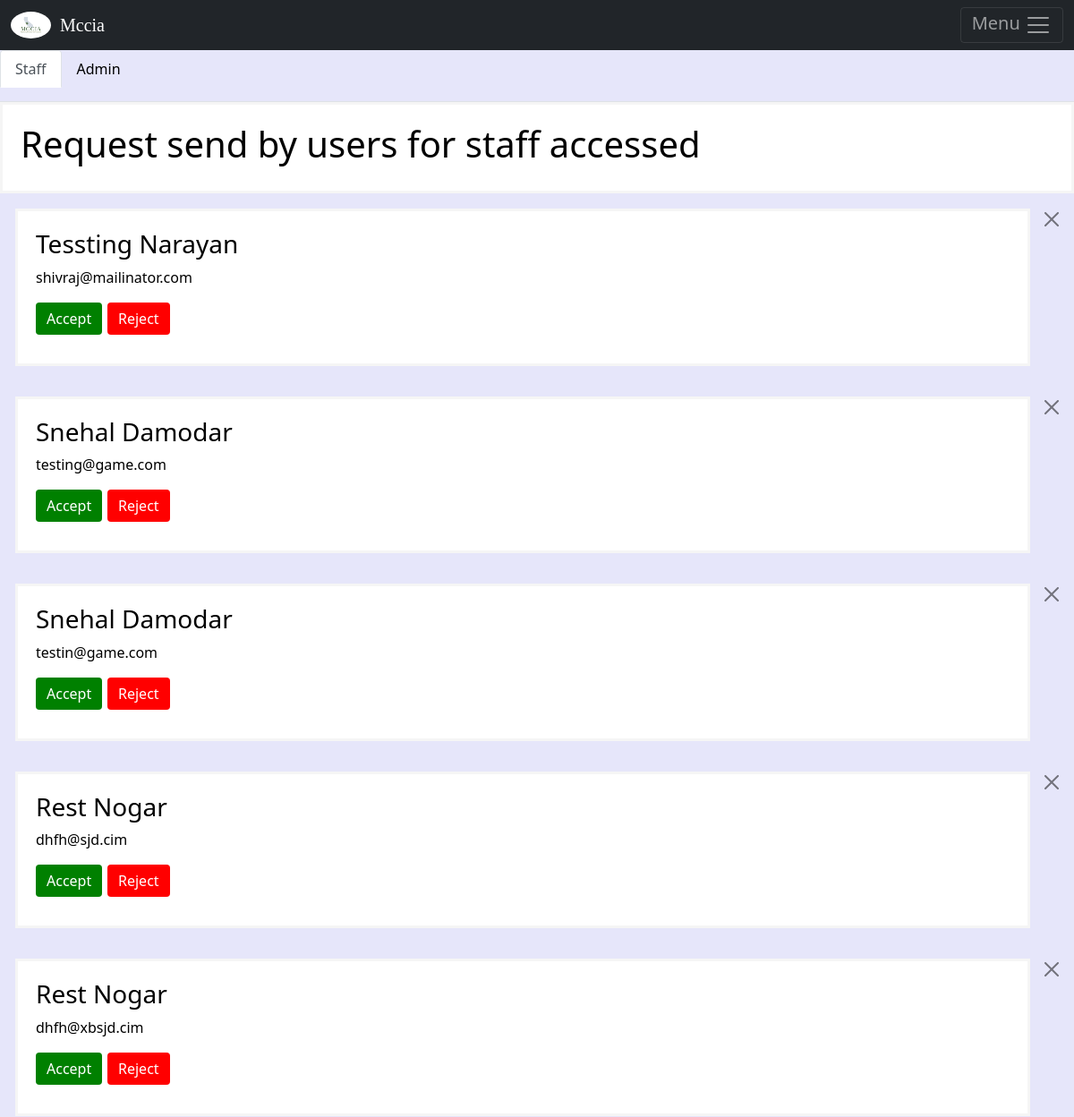
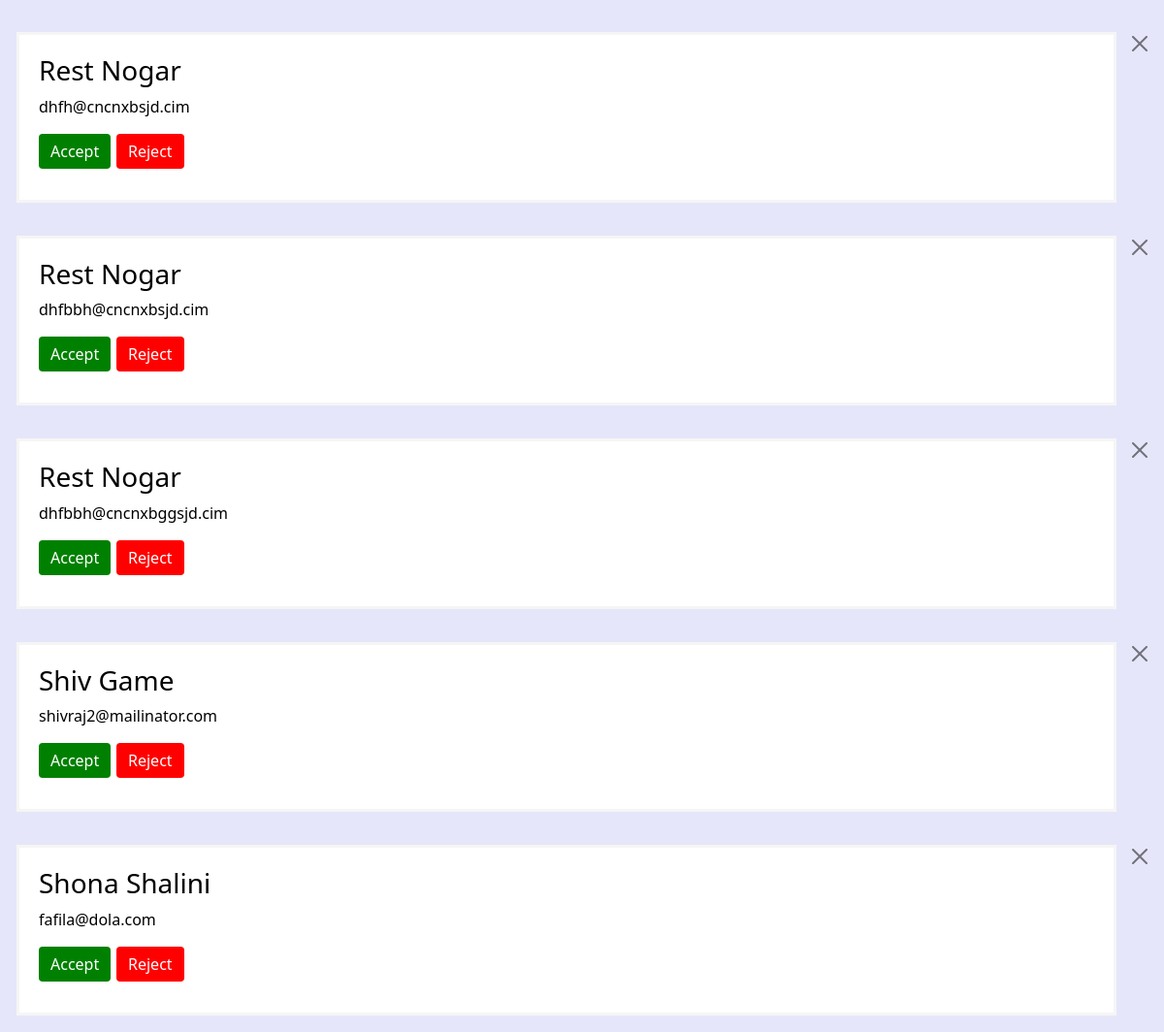
The page /request on the database its author committed (2 pictures, top to bottom).
### mapeventApp/models.py (models this page shows, shortened)
class Staff(models.Model):
	first_name = models.CharField(max_length=122)
	last_name = models.CharField(max_length=122)
	username= models.CharField(max_length=122)
	email= models.CharField(max_length=122)

### mapeventApp/events_form/staffrequest.py (the view, shortened to what this page needs)
# urls.py: path('request',staffrequest.request, name='request'),
def request(request):
	user = Staff.objects.all()
	return render(request,'request.html',{'users':user})

### templates/request.html (shortened to what this page needs)
{% extends 'base.html' %}
{% block content %}
                <ul class="nav nav-tabs">
                <p class="nav-item">
                <a class="nav-link active" aria-current="page" href="#">Staff</a>
                </p>
                <p class="nav-item">
                <a class="nav-link" href="admin_request">Admin</a>
                </p>
                </ul>
                <div class="msg8">
                <h1> Request send by users for staff accessed </h1></div>
                {% if users   %}
                  {% for user1 in users %}
                  <div class="alert alert-dismissible fade show my-0" role="alert">
                <div class="msg8">
                  <h3> {{user1.first_name.title}} {{user1.last_name.title}} </h3>
                      <p> {{user1.email}} </p>
                      <form method="post">
                      <button type="submit" class="btn btn-primary" name="user" style="decoration:none;border:none;background-color:Green;display:inline-block;position: absolute;"> Accept  </button> </form>
                       <form method="post">
                         <button type="submit" class="btn btn-primary" name="user1" style="decoration:none;border:none;background-color:Red;display:inline-block;position: absolute;margin-left:80px;">  Reject  </button>
                        </form>
                      <button type="button" class="btn-close" data-bs-dismiss="alert" aria-label="Close"></button>
                  <Br><br>
                </div>
              </div>
                {% endfor %}
                {% endif %}
{% endblock %}

### templates/base.html (shortened to what this page needs)
{% load static %}
<!DOCTYPE HTML PUBLIC "-//W3C//DTD HTML 4.01//EN" "http://www.w3.org/TR/html4/strict.dtd">
<html>
<head>
<link href='https://api.mapbox.com/mapbox-gl-js/v2.8.1/mapbox-gl.css' rel='stylesheet' />
<link href="https://cdn.jsdelivr.net/npm/bootstrap@5.1.3/dist/css/bootstrap.min.css" rel="stylesheet">
<link rel="stylesheet" href="https://cdnjs.cloudflare.com/ajax/libs/font-awesome/4.7.0/css/font-awesome.min.css">
<link rel="stylesheet" href="{% static 'style.css' %}">
<nav  class="navbar navbar-dark bg-dark"  aria-expanded="false" >
    <div class="container-fluid">
    <a class="navbar-brand" href="{% url 'map' %}" id ="color1" style="font-family: cursive;"><img src="{% static 'logo-MCCIA.jpg' %}" style="height:30px;border-radius:50%;margin-top:-5px; margin-right:5px"> Mccia {% if user.is_superuser %}Admin  Portal {% elif user.is_staff %} Staff Portal {% endif %}</a>
    <div class="dropdown"> <a href="javascript:void(0)" class="dropbtn"><button class="navbar-toggler" id="drop" type="button">
    Menu <span class="navbar-toggler-icon"></span>
    </button> </a>
    </div>
  </div>
  </nav>
{% block content %}
  {% endblock %}

### mapeventApp/static/style.css (style rules this page uses)
a:link { color:black; background-color: transparent; text-decoration:none; }
#color1 { font-family:Magneto; }
.navbar { height:56px!important; }
ul { position: relative; list-style: none; }
.msg8 { margin: auto; padding: 20px; height: auto; border-width: 2px; border:solid; border-color:whitesmoke; color: black ; box-sizing: border-box; background-color: white; }

### rows shown on the page
Staff: first_name "Tessting", last_name "Narayan", email "shivraj@mailinator.com"
Staff: first_name "Snehal", last_name "Damodar", email "testing@game.com"
Staff: first_name "Snehal", last_name "Damodar", email "testin@game.com"
Staff: first_name "Rest", last_name "Nogar", email "dhfh@sjd.cim"
Staff: first_name "Rest", last_name "Nogar", email "dhfh@xbsjd.cim"
Staff: first_name "Rest", last_name "Nogar", email "dhfh@cncnxbsjd.cim"
Staff: first_name "Rest", last_name "Nogar", email "dhfbbh@cncnxbsjd.cim"
Staff: first_name "Rest", last_name "Nogar", email "dhfbbh@cncnxbggsjd.cim"
Staff: first_name "Shiv", last_name "Game", email "shivraj2@mailinator.com"
Staff: first_name "Shona", last_name "Shalini", email "fafila@dola.com"
